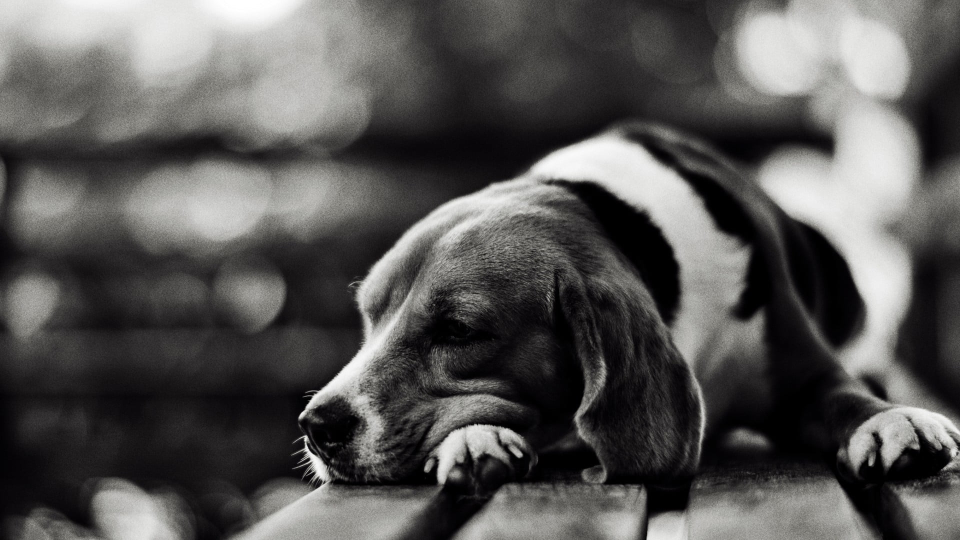
#> input picture Módulo 4 - Segunda Parte MAXI VESPA/dog.jpg, 1920 x 1080 px (shown at 1/2 size)
$ jupyter execute 'Ejercicios obligatorios Módulo 4 - MaxiVespa.ipynb'
#> lines starting #> are read from the running program, lines starting #| are printed output that depends on the picture
# <center> <span style='color:#3A40A2 '> Ejercitación módulo 4 - Segunda Parte </span></center>

**Profesor Adjunto:** Mag. Bioing. Baldezzari Lucas

**Estudiante:** Maximiliano Vespa

<p style='text-align: left;'> V2022 </p>

<hr style="border:1px solid gray"> </hr>

## Ejercicio 3 - Formando un triángulo mediante tres puntos (obligatorio)

Implemente una clase *Triangle()*. La misma debe,

- Tener un constructor que reciba tres objetos del tipo *Punto()* (esta clase fue vista en teoría y ejercitación). Durante la creación del triángulo se debe chequear que los puntos otorgados por el usuario formen un triangulo, caso contrario deben dar un *error*, para esto implemente la siguiente linea de código,
```Python
raise ValueError("Los puntos no forman un triangulo")
```
- Debe tener un método para determinar qué tipo de triangulo es en base a la longitud de sus lados.
    - Equilatero: Tres lados iguales.
    - Isósceles: Dos lados iguales.
    - Escaleno: Ninguno de sus lados iguales.

- Debe tener un método para calcular el área del triángulo.
- Debe tener un método para devolver las longitudes de los lados del triángulo.

NOTA: En el módulo 5 veremos más sobre manejo de errores y excepciones.

[cell 1]
# Ejercicio 3
import math

class Punto():


    """Clase para crear y operar puntos en un plano 2D

    p0 = Punto()
    p1 = Punto(3,4)
    p0.calcularDistancia(punto1) # retorna 5.0
    """

    def __init__(self, x:float = 0.0, y:float = 0.0) ->None:
        """Iniciamos coordenadas de los puntos.
        Si los puntos x e y no se dan, se los inicializa en el origen"""
        self.moveTo(x, y)


    def moveTo(self, newx:float, newy:float) ->None:
        """Mueve un punto a una nueva coordenada"""
        self.x = newx
        self.y = newy

    def calcularDistancia(self, otroPunto: "Punto") ->float:
        """Calcula la distancia euclidiana entre dos puntos

        Parámetro:
            - otroPunto: Instancia de un Punto()

        Retorna:
            - La distancia entre puntos (float)
        """
        return math.hypot(self.x - otroPunto.x, self.y - otroPunto.y)

    def calcularPendiente(self, otroPunto: "Punto") ->float:
        """Calcula la distancia euclidiana entre dos puntos

        Parámetro:
            - otroPunto: Instancia de un Punto()

        Retorna:
            - La pendeinte entre puntos (float)
        """
        pendiente=(self.y-otroPunto.y)/(self.x-otroPunto.x)
        return pendiente


class Triangle():
    """Recive los 3 puntos y retorna error si no se puede formar un triangulo con ellos"""
    def __init__(self, punto1:"Punto", punto2:"Punto", punto3:"Punto") ->None:
        if punto1==punto2  or punto2==punto3 or punto1==punto3:
            raise ValueError('Los puntos no forman un triangulo, puntos iguales')
        elif (punto1.x == punto2.x and punto1.x == punto3.x) or (punto1.y == punto2.y and punto1.y == punto3.y):
            raise ValueError('Los puntos no forman un triangulo, coinciden cordenadas de x o y')
        elif punto1.calcularPendiente(punto2)==punto2.calcularPendiente(punto3):
            raise ValueError('Los puntos no forman un triangulo, pendientes iguales')
        else:
            self.punto1=punto1
            self.punto2=punto2
            self.punto3=punto3
    def getLargoLados(self):

        distanciaP1P2=round(self.punto1.calcularDistancia(self.punto2),2)
        distanciaP2P3=round(self.punto2.calcularDistancia(self.punto3),2)
        distanciaP3P1=round(self.punto3.calcularDistancia(self.punto1),2)

        return [distanciaP1P2,distanciaP2P3,distanciaP3P1]

    def getArea(self):
        lados=self.getLargoLados()
        perimetro = (lados[0] + lados[1] + lados[2])/2
        area= math.sqrt(perimetro * (perimetro - lados[0]) * (perimetro - lados[1]) * (perimetro - lados[2]))
        return round(area,2)

    def getType(self):
        lados=self.getLargoLados()
        typeTriangulo=""
        if lados[0]==lados[1] and lados[1]==lados[2]:
            typeTriangulo = "Equilatero"
        elif lados[0]==lados[1] or lados[1]==lados[2] or lados[0]==lados[2]:
            typeTriangulo = "Isoseles"
        elif (lados[0]*2)+(lados[1]*2) == (lados[2]*2):
            typeTriangulo = "Rectangulo"
        else:
            typeTriangulo = "Esacaleno"

        return typeTriangulo

p1=Punto(-3,-1231)
p2=Punto(-105,-7)
p3=Punto(-98,2)
triangulo1=Triangle(p1,p2,p3)
print(triangulo1.getLargoLados())
print(triangulo1.getArea())
print(triangulo1.getType())

## Ejercicio 4 - Señal de fotoplestimografía (obligatorio)

Implemente una clase llamada *BasicPlethy()* para obtener algunos parámetros fisiológicos a partir de datos plestimográficos.

La clase debe,

- Tener un constructor que reciba una lista de valores flotantes -señal plestimográfica- con los valores plestimográficos de cierta persona
- Un método para conocer la duración máxima (en segundos) de la señal plestimográfica. Debe retornar un valor con la duración máxima.
- Un método para conocer la frecuencia cardíaca (en latidos por minuto, lpm) a partir de la señal plestimográfica. El mismo debe retornar la frecuencia cardíaca como un valor flotante con un decimal máximo, por ejemplo, $80.2$ sería equivalente a *82.2* latidos por minuto.
- Un método para conocer los momentos en que ocurre un pico en la señal de plestmiografía. El método debe retornar una lista formada por los momentos, es decir, los segundos, en que ocurre un pico. Por ejemplo, si tuvieramos picos al segundo 1.1, al 2.2 y al 3.4 el método debería devolver la lista.

```Python
[1.1, 2.2, 3.4]
```

A continuación se presenta una propuesta inicial para la clase *BasicPlethy()*:

```Python
class BasicPlethy():
    """Doc acá..."""

    def __init__(self, signal:list, fm:float = 125.):
        """Doc del constructor..."""
        self.signal = signal #señal
        self.fm = fm #frecuencia de muestreo
        self.T = #TODO #Período de la señal
        self.signalDuration = #TODO # Duración de la señal (en segundos)

    def duration(self):
        """Returna la duración de la señal"""
        ## TODO

    def getHR(self)->float:
        """Calcula la frecuencia cardíaca en latidos por minutos (Heart Rate)..."""
        ## TODO

        return heartRate

    def getPeaks(self)->list:
        """Obtiene los momentos en que ocurren los picos en la señal"""
        ## TODO

        return peaks
```

Usted dispone de un archivo llamado *plethysmography.txt* que contiene un trozo de señal fotoplestimográfica. La misma fue obtenida de un repositorio de señales fisiológicas conocido como [Physionet](https://physionet.org/content/bidmc/1.0.0/). El archivo contiene un valor de presión por cada renglón. Deberá cargar el archivo y convertir sus valores de string a flotantes.

La siguiente imágen muestra los primeros 10 segundos de la señal contenida en el archivo de texto.

<span style='color:#aa0000 '>**Aclaración**</span>: Puede utilizar librerias externas y generar métodos y clases que desee para poder llevar a cabo la implementación que se pide.

##### Graficando la señal de fotoplestimografía

Se podría graficar la señal utilizando el código siguiente,

```Python
from utils import graficar
graficar(signal, fm = 125, t1 = 0, t2 = 10)
```

Donde *signal* es la señal de fotoplestimografía (lista de valores flotantes), *fm* es la frecuencia de muestreo y $t_1$ y $t_2$ son los extremos (en segundos) que se quiere mostrar de la señal.

##### Referencias

Puede encontrar información sobre plestimografía en,

- [Analisis de la onda de presion arterial en anestesiologia y cuidados intensivos](https://anestesiar.org/2020/analisis-de-la-onda-de-presion-arterial-en-anestesiologia-y-cuidados-intensivos-i/)
- [Plestimografía.pdf](Pletismografia.pdf)
- [Toward a Robust Estimation of Respiratory Rate From Pulse Oximeters](https://ieeexplore.ieee.org/document/774848)

[cell 2]
#LIBRERIAS
import os
#LIBRERIA QUE SE UTLIZAN DENTRO DE LA CLASE#
import matplotlib.pyplot as plt
from scipy.signal import find_peaks

class BasicPlethy():
    """Recibe la señal de un peltismografo y es capaz de determinar la duracion de la señal,
    frencuencia cardiaca y momentos en que se produce un pico"""


    def __init__(self, signal:list, fm:float = 125.):
        """Recibe la señal en formato de lista de flotantes y la frecuencia de muestreo en flotante, por defecto 125 Hz.
        El metodo duartion permite determianr la duracion de l registro de la señal
        El metodo getHR nos permite determianr la frecuencia cardiaca atraves de la señal en pulsasiones por minuto
        El metodo getPeaks nos muestra el momento en el tiempo en que se produce un pico, en segundos"""

        self.signal = signal #señal
        self.fm = fm #frecuencia de muestreo
        self.T = 1/fm #perdiodo de muestreo
        self.signalDuration = round((len(signal)*self.T)/60,2)#el largo de la señal por el periodo dividio 60 segundos nos da la duracion del registro de la señal.
        self.peaks = find_peaks(signal, height=0.45) #encuentra los picos por enciama de la altura mayor a 0.45 y nos devuelve un array donde en la poscion [0] tiene una lista con el numero de dato en que se produce el pico.
        self.numOfpeaks = len(self.peaks[0])#Cantidad de picos
        firstTenseconds = int(10/self.T)#cantidad de datos que se obtienen en 10 segundos
        plt.plot(signal[0:firstTenseconds])#se grafican los primeros 10 segundos de la muestra para una frecuencia de muestreo dada

    def duration(self):
        """Returna la duración de la señal"""

        return f"Duracion de la señal: %s min" % (self.signalDuration)#retorna la duracion de la señal

    def getHR(self)->float:
        """Calcula la frecuencia cardíaca en latidos por minutos (Heart Rate)..."""

        heartRate = round(self.numOfpeaks/self.signalDuration,1)#numero de picos/duracion de la señal
        return f"Frecuencia Cardiaca: %s ppm" % (heartRate)

    def getPeaks(self)->list:
        """Obtiene los momentos en que ocurren los picos en la señal"""
        peaksValue=[]
        for i in range (0,len(self.peaks[0])):
            peaksValue.append(round((self.peaks[0][i])*self.T,1))#agrega a la lista peakValue el valor del array ubicado en la lista de la poscion 0 y poscion i dentro de la lista multiplicado por el periodo, para obtener el tiempo exacto donde se origina cada pico. Con round le damos una sola cifra significativa.
        return f"Momento en el tiempo que se produce cada pico [seg]: %s " % (peaksValue)
    def getGraf(self):
        return plt.plot(signal[0:firstTenseconds])#se grafican los primeros 10 segundos de la muestra para una frecuencia de muestreo dada

#ABRIR EL ARCHIVO Y ASIGANRLO A UNA LISTA DE FLOTANTES
archivo=open("plethysmography.txt",'r')#abre el archivo
#> (reads Ejercicios obligatorios Modulo 4 - MaxiVespa/plethysmography.txt from the repository)
vector = list(map(float,(archivo.read().split()))) #se asigna el contendio del archivo a una lista de enteros

#INSTANCIAR
señal1=BasicPlethy(vector,125.0)

print (señal1.duration())
print (señal1.getHR())
print (señal1.getPeaks())
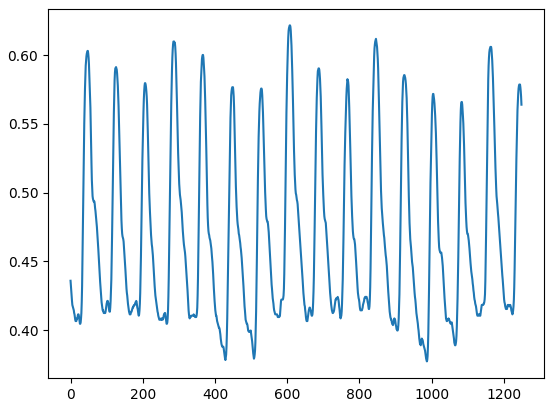
#> figure drawn by matplotlib, 1 panel; curve peaks at x = 607, y = 0.622

## Ejercicio 5 - Procesando imágenes (obligatorio)

En este ejercicio realizará un programa para poder realizar procesamiento básico sobre imágenes *RGB* en escala de grises (aunue podrían ser en colores).

### <span style='color:#035397'>Imágenes para procesar</span>

Usted dispone de algunas imágenes en jpg en escala de grises (dentro de la carpeta *images*) con las cuales probar su implementación. Las imágenes son del tipo RGB, es decir, que cada imágen tiene tres capas o *canales*, donde cada canal es una matríz de $M\times N$ en donde cada coorenada $(m,n)$ de la imágen es un píxel. Cada pixel puede tomar valores entre 0 y 255 (enteros). Un 0 es igual a negro y 255 es blanco, los valores intermedios serían *grises*.

Los nombres de las imágenes son,

- bote.jpg
- brainvessels1.jpg
- brainvessels2.jpg
- broadway_tower_grayscale.jpg
- buildings.jpg
- cerebral-angiography_thumb.jpg
- coronary1.jpg
- coronary4.jpg
- coronary-angiogram.jpg
- leon.jpg
- leona.jpg

### <span style='color:#E04D01 '>Clase Image()</span>

Implemente una clase que se llame *Image* la cual deberá tener los siguientes métodos.
- Un constructor que genere una matriz de dimsensión *MxNx3* donde M es la cantidad de *filas*, N es la cantidad de *colúmnas* y el $3$ representa que es una imágen *RGB*. Cada coordenada $M_j N_j$ representa un píxel de la imágen. El constructor debe,
    - Generar un objeto *Image* a partir de una matriz de *MxNx3* que contenga una imágen.
    - Generar un objeto *Image* a partir de leer un archivo jpg.
    - Si no se da una matriz o un nombre de un archivo jpg entonces el contructor debe arrojar un error (ver implementación de ejemplo debajo).
- Un método llamado *loadImage()* el cual servirá para cargar la imágen a partir del nombre del archivo.
- Un método llamado *saveImage()* el cual servirá para guardar una imágen en formato jpg.
- Un método llamado *showImage()* el cual servirá para mostrar la imágen.
- Un método llamado *size()* que debe retornar una tupla de la forma (filas, columnas, 3).

*Comentarios*

Utilice el siguiente tutorial de la librería *matplotlib* llamado *[Image tutorial](https://matplotlib.org/stable/tutorials/introductory/images.html#sphx-glr-tutorials-introductory-images-py)* para cargar, guardar y visualizar imágenes. Aprenderemos más sobre *matplotlib* en las próximas clases.

#### <span style='color:#CC0000 '>Importante</span>

Se recomienda utilizar Visual Studio.

Guarde su implementación en un archivo *image.py*.

[cell 3]
import matplotlib.pyplot as plt
import matplotlib.image as mpimg


filename = 'dog.jpg'
img = mpimg.imread(filename)
#> img is the input picture: shape (1080, 1920, 3); mean R, G, B 88, 86.8, 85.7

canalRojo = img[:,:,0]
canalVerde = img[:,:,1]
canalAzul = img[:,:,2]

imgplot = plt.imshow(img)
imgplot = plt.imshow(img)

plt.show(imgplot)
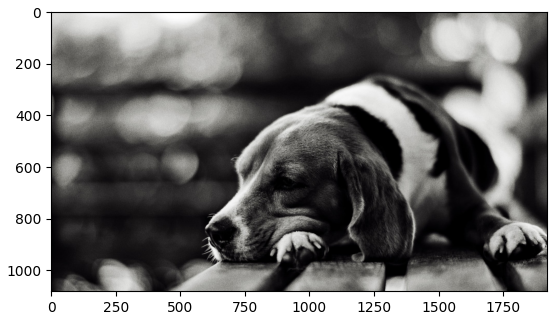
#> figure drawn by matplotlib, 1 panel
